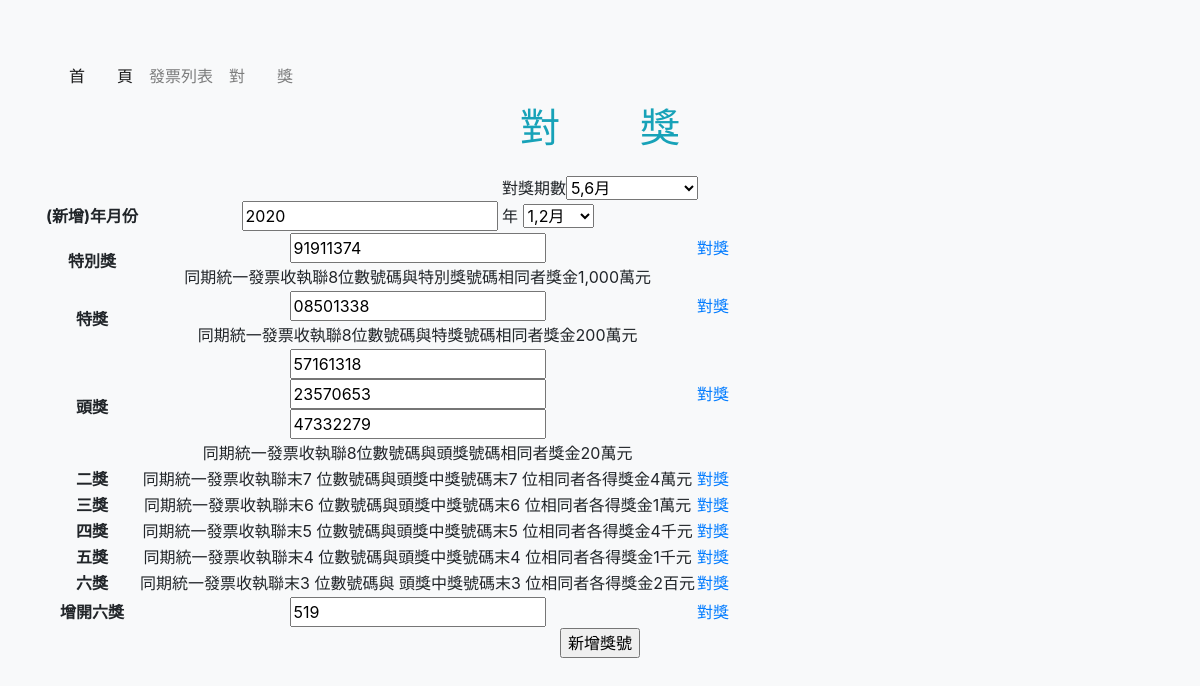
The app's page /invoice.php with its own data.
### tables this page shows
CREATE TABLE `award_number` (
  `id` int(10) UNSIGNED NOT NULL,
  `number` varchar(8) NOT NULL,
  `period` tinyint(1) UNSIGNED NOT NULL,
  `year` varchar(4) NOT NULL,
  `type` tinyint(3) UNSIGNED NOT NULL
);

### com/base.php (called while the page is built, shortened)
<?php
$dsn="mysql:host=localhost;charset=utf8;dbname=invoice";
$pdo=new PDO($dsn,'root',"");
function all($table,...$arg){
    global $pdo;
    $sql="select * from $table ";
    if(isset($arg[0]) && is_array($arg[0])){
        $tmp=[];
        foreach($arg[0] as $key => $value){
            $tmp[]=sprintf("`%s`='%s'",$key,$value);
        }
        $sql=$sql." where " . implode(" && ",$tmp);
    }
    return $pdo->query($sql)->fetchAll();
}
function find($table,$arg){
    global $pdo;
    $sql="select * from $table ";
    if(is_array($arg)){
        $tmp=[];
        foreach($arg as $key => $value){
            $tmp[]=sprintf("`%s`='%s'",$key,$value);
        }
        $sql=$sql." where " . implode(" && ",$tmp);
    }else{
        $sql=$sql." where `id`='$arg'";
    }
    return $pdo->query($sql)->fetch(PDO::FETCH_ASSOC);
}
?>

### invoice.php (the view, shortened to what this page needs)
<?php include_once "./com/base.php";
$period = ceil(date("n") / 2);
$year = date("Y");
?>
<!DOCTYPE html>
<html lang="en">
<head>
    <link rel="stylesheet" href="./css/bootstrap.min.css">
</head>
<body class="bg-light text-center">
    <div class="container py-5">
        <?php include "./include/header.php"; ?>
        <h1 class="text-info pb-3">對　　獎</h1>
        <form action="invoice.php" method="post" class="col-4 mx-auto">
            對獎期數<select onchange="location.href=this.options[this.selectedIndex].value">
                <option value="invoice.php?period=3" <?= ($period == 3) ? "selected" : ""; ?>>5,6月</option>
            </select>
        </form>
        <?php
        $num1 = find('award_number', ['period' => $period, 'year' => $year, 'type' => 1]);
        $num2 = find('award_number', ['period' => $period, 'year' => $year, 'type' => 2]);
        $num3 = all('award_number', ['period' => $period, 'year' => $year, 'type' => 3]);
        $num4 = all('award_number', ['period' => $period, 'year' => $year, 'type' => 4]);
        ?>
        <form action="save_number.php" method="post">
            <table class="table　col-md-8">
                <tr>
                    <th id="months">(新增)年月份</th>
                    <td><input type="number" name="year" value="<?= $year; ?>"> 年
                    <form action="invoice.php" method="post" class="col-4">
                    <select name="period">
                <option value="1">1,2月</option>
            </select>
        </form>
                </td>
                </tr>
                <tr>
                    <th id="firstPrize" rowspan="2">特別獎</th>
                    <td><input type='text'  name="num1" value='<?= $num1['number'];?>'>
                    </input></td>
                    <td><a href="award.php?aw=1&year=<?= $year; ?>&period=<?= $period; ?>">對獎</a></td>
                </tr>
                <tr>
                    <td headers="specialPrize"> 同期統一發票收執聯8位數號碼與特別獎號碼相同者獎金1,000萬元 </td>
                </tr>
                <tr>
                    <th id="firstPrize" rowspan="2">特獎</th>
                    <td><input type='text'  name="num2" value='<?= $num2['number'];?>'>
                        </td>
                    <td><a href="award.php?aw=2&year=<?= $year; ?>&period=<?= $period; ?>">對獎</a></td>
                </tr>
                <tr>
                    <td headers="grandPrize"> 同期統一發票收執聯8位數號碼與特獎號碼相同者獎金200萬元 </td>
                </tr>
                <tr>
                    <th id="firstPrize" rowspan="2">頭獎</th>
                    <td>
                        <?php
                        if(isset($num3[0])){
                        foreach ($num3 as $num) {
                            echo "<input type='text' name='num3' value='" . $num['number'] . "'></input><br>";
                        }
                    }else{
                        echo  '<input type="number" name="num3[]"><br>';
                        echo  '<input type="number" name="num3[]"><br>';
                        echo  '<input type="number" name="num3[]">';
                     }
                        ?>
                    </td>
                    <td><a href="award.php?aw=3&year=<?= $year; ?>&period=<?= $period; ?>">對獎</a></td>
                </tr>
                <tr>
                    <td headers="firstPrize"> 同期統一發票收執聯8位數號碼與頭獎號碼相同者獎金20萬元 </td>
                </tr>
                <tr>
                    <th id="twoPrize">二獎</th>
                    <td headers="twoPrize"> 同期統一發票收執聯末7 位數號碼與頭獎中獎號碼末7 位相同者各得獎金4萬元 </td>
                    <td><a href="award.php?aw=4&year=<?= $year; ?>&period=<?= $period; ?>">對獎</a></td>
                </tr>
                <tr>
                    <th id="threePrize">三獎</th>
                    <td headers="threeAwards"> 同期統一發票收執聯末6 位數號碼與頭獎中獎號碼末6 位相同者各得獎金1萬元 </td>
                    <td><a href="award.php?aw=5&year=<?= $year; ?>&period=<?= $period; ?>">對獎</a></td>
                </tr>
                <tr>
                    <th id="fourPrize">四獎</th>
                    <td headers="fourPrizes"> 同期統一發票收執聯末5 位數號碼與頭獎中獎號碼末5 位相同者各得獎金4千元 </td>
                    <td><a href="award.php?aw=6&year=<?= $year; ?>&period=<?= $period; ?>">對獎</a></td>
                </tr>
                <tr>
                    <th id="fivePrize">五獎</th>
                    <td headers="fivePrize"> 同期統一發票收執聯末4 位數號碼與頭獎中獎號碼末4 位相同者各得獎金1千元 </td>
                    <td><a href="award.php?aw=7&year=<?= $year; ?>&period=<?= $period; ?>">對獎</a></td>
                </tr>
                <tr>
                    <th id="sixPrize">六獎</th>
                    <td headers="sixPrize"> 同期統一發票收執聯末3 位數號碼與 頭獎中獎號碼末3 位相同者各得獎金2百元 </td>
                    <td><a href="award.php?aw=8&year=<?= $year; ?>&period=<?= $period; ?>">對獎</a></td>
                </tr>
                <tr>
                    <th id="sixPrize">增開六獎</th>
                    <td>
                        <?php
                        if (isset($num4[0])) {
                        foreach ($num4 as $num) {
                            echo "<input type='text'  name='num4' value='" . $num['number'] . "'></input><br>";
                        }
                    }else{
                       echo  '<input type="number" name="num4[]"><br>';
                       echo  '<input type="number" name="num4[]"><br>';
                       echo  '<input type="number" name="num4[]">';
                    }
                        ?>
                    </td>
                    <td><a href="award.php?aw=9&year=<?= $year; ?>&period=<?= $period; ?>">對獎</a></td>
                </tr>
            </table>
            <input type="submit" value="新增獎號">
        </form>
    </div>
</body>
</html>

### records on screen
award_number: num1 "91911374"
award_number: num2 "08501338"
award_number: num3 "57161318"
award_number: num3 "23570653"
award_number: num3 "47332279"
award_number: num4 "519"
